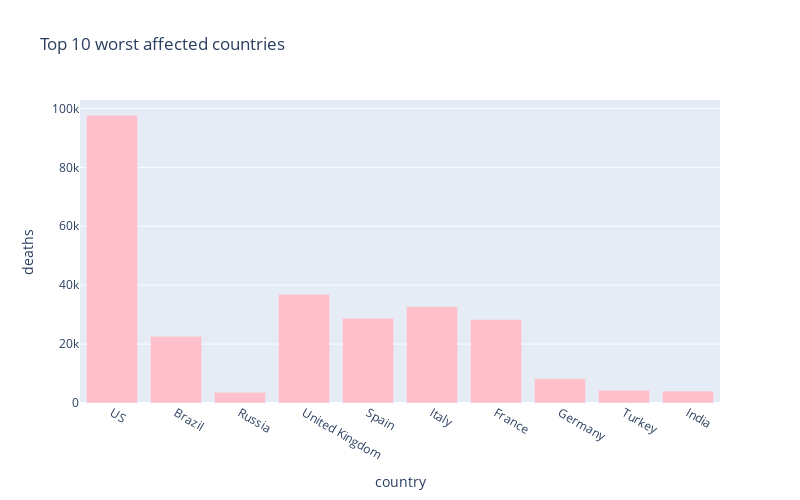

This figure's notebook cell:
### Markdown cell above
# 10 worst hit countries - Death cases

### Code cell
px.bar(
    sorted_country_df.head(10),
    x = "country",
    y = "deaths",
    title= "Top 10 worst affected countries", # the axis names
    color_discrete_sequence=["pink"], 
    height=500,
    width=800
)

### Figure 1 — Plotly figure (JSON) as saved in the notebook; plotly's stock layout.template omitted (floating-point values rounded to 4 significant figures)
{"data": [{"alignmentgroup": "True", "hovertemplate": "country=%{x}<br>deaths=%{y}<extra></extra>", "legendgroup": "", "marker": {"color": "pink"}, "name": "", "offsetgroup": "", "orientation": "v", "showlegend": false, "textposition": "auto", "type": "bar", "x": ["US", "Brazil", "Russia", "United Kingdom", "Spain", "Italy", "France", "Germany", "Turkey", "India"], "xaxis": "x", "y": [97722, 22666, 3633, 36875, 28752, 32785, 28370, 8287, 4340, 4039], "yaxis": "y"}], "layout": {"barmode": "relative", "height": 500, "legend": {"tracegroupgap": 0}, "title": {"text": "Top 10 worst affected countries"}, "width": 800, "xaxis": {"anchor": "y", "domain": [0, 1], "title": {"text": "country"}}, "yaxis": {"anchor": "x", "domain": [0, 1], "title": {"text": "deaths"}}}}
